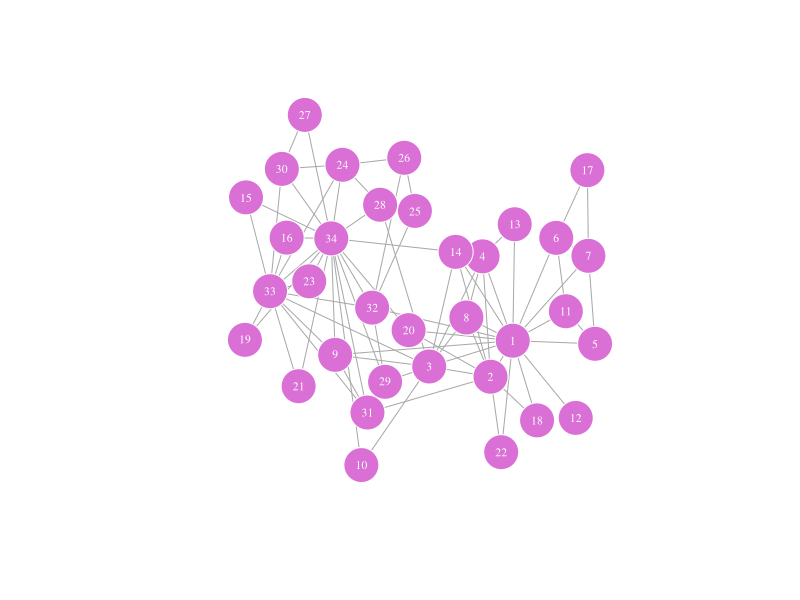
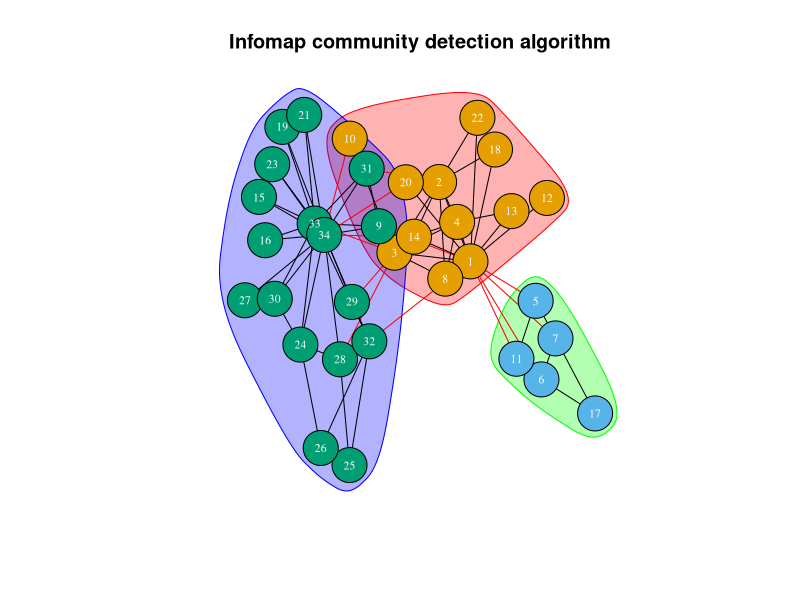
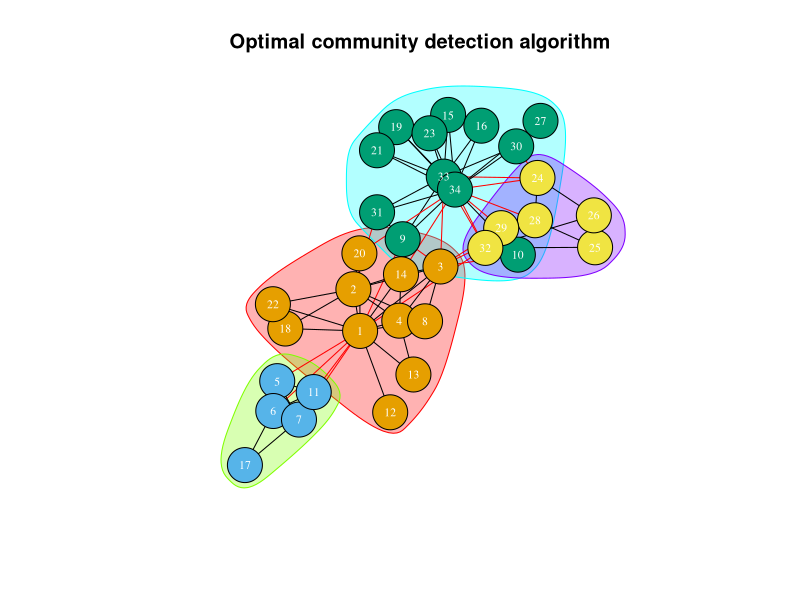

Here is the R script that generated these plots, in order: (Note: this script raises an error after producing the figures.)
## ---- chunk 1
knitr::opts_chunk$set(echo=FALSE)
fig.pos = 'h'
## ---- chunk 2
require(igraph, quietly = T)
require(viridis, quietly = T)
require(knitr, quietly = T)
## ---- chunk 3
karate <- graph.famous("Zachary")
## ---- chunk 4
plot(karate, vertex.size=20, vertex.color='orchid', vertex.label.color="white",
     vertex.label.font=0.001,  vertex.label.cex=.7, vertex.frame.color="white", edge.arrow.size=.2, layout=layout_with_dh)
## ---- chunk 5
from_community_to_measures<- function(community, graph){
  
  nc=length(V(graph)) #nodes in the graph
  fc=sum(crossing(community, graph)) #intercluster edges 
  mc=length(E(graph))-fc #intracluster edges 
  
  #modularity
  modu=modularity(community)
  
  #TPT
  cluster_labels=membership(community)
  numgp <- max(cluster_labels) #number of clusters. 
  sum=0
  for (i in 1:numgp){
    W <- c(which(cluster_labels==i))
    sub<-induced_subgraph(graph, W)
    weigth=(length(V(sub))) #weight AKA number of nodes in the cluster
    sum=sum+((length(triangles(sub))/3)*weigth)
  }
  TPT=(sum/nc)
  
  #conductance
  
  conductance= fc/((2*mc)+fc)
  
  #expansion
  
  expansion=fc/nc

  return(c(numgp,TPT, expansion, conductance, modu))
}
## ---- chunk 6
from_graph_to_table<- function(graph){
  result=data.frame(row.names =c('Ncluster','TPT', 'Expansion', 'Conductance','Modularity'))
  
  edge<-edge.betweenness.community(graph)
  result['Edge Betweennes']=from_community_to_measures(edge, graph)
  
  fast<-fastgreedy.community(graph)
  result['Fastgreedy']=from_community_to_measures(fast, graph)
  
  label<-label.propagation.community(graph)
  result['Label propagation']=from_community_to_measures(label, graph)
  
  leading<-leading.eigenvector.community(graph)
  result['Leading eigenvector']=from_community_to_measures(leading, graph)
  
  multi<-multilevel.community(graph)
  result['Multilevel']=from_community_to_measures(multi, graph)
  
  opti<-optimal.community(graph)
  result['Optimal']=from_community_to_measures(opti, graph)
  
  if (is.connected(graph)==TRUE){
    spingla<-spinglass.community(graph)
    result['Spinglass']=from_community_to_measures(spingla, graph)
  }
  
  walka<-walktrap.community(graph)
  result['Walktrap']=from_community_to_measures(walka, graph)
  
  info<-infomap.community(graph)
  result['Infomap']=from_community_to_measures(info, graph)
  
  kable(t(result))

}

## ---- chunk 7
from_graph_to_table(karate)
## ---- chunk 8
info<-infomap.community(karate)
plot(info, karate, vertex.size=20, vertex.label.color="white",
     vertex.label.font=0.001, vertex.label.cex=.7, main='Infomap community detection algorithm' )
## ---- chunk 9
info<-optimal.community(karate)
plot(info, karate, vertex.size=20, vertex.label.color="white",
     vertex.label.font=0.001, vertex.label.cex=.7, main='Optimal community detection algorithm' )
## ---- chunk 10
dol<-read_graph('data/mammalia-dolphin-social.edges',directed=FALSE)
plot(dol, vertex.size=20, vertex.color='lightblue', vertex.label.color="white",
     vertex.label.font=0.001,  vertex.label.cex=.7, vertex.frame.color="white", edge.arrow.size=.2 )

## ---- chunk 11
from_graph_to_table(dol)
## ---- chunk 12
multi<-multilevel.community(dol)
plot(multi, dol, vertex.size=20, vertex.label.color="white",
     vertex.label.font=0.001, vertex.label.cex=.7,  main='Multilevel community detection algorithm')
## ---- chunk 13
edge_bet<-edge.betweenness.community(dol)
plot(edge_bet, dol, vertex.size=20, vertex.label.color="white",
     vertex.label.font=0.001, vertex.label.cex=.7,  main='Edge betweenness community detection algorithm')
## ---- chunk 14
tor<-read_graph('data/reptilia-tortoise-network-lm.edges',directed=FALSE)
plot(tor, vertex.size=20, vertex.color='lightgreen', vertex.label.color="white",
     vertex.label.font=0.001,  vertex.label.cex=.7, vertex.frame.color="white", edge.arrow.size=.2 )
tor<-simplify(tor)
## ---- chunk 15
set.seed(123)
from_graph_to_table(tor)
## ---- chunk 16
set.seed(123)
lab<-label.propagation.community(tor)
plot(lab, tor, vertex.size=20, vertex.label.color="white",
     vertex.label.font=0.001, vertex.label.cex=.7,  main='Label propagation community detection algorithm')
## ---- chunk 17
set.seed(123)
edg<-edge.betweenness.community(tor)
plot(edg, tor, vertex.size=20, vertex.label.color="white",
     vertex.label.font=0.001, vertex.label.cex=.7,  main='Label propagation community detection algorithm')
## ---- chunk 18
set.seed(123)
multi<-multilevel.community(tor)
plot(multi, tor, vertex.size=20, vertex.label.color="white",
     vertex.label.font=0.001, vertex.label.cex=.7,  main='Multilevel community detection algorithm')
## ---- chunk 19
set.seed(123)
opt<-optimal.community(tor)
plot(opt, tor, vertex.size=20, vertex.label.color="white",
     vertex.label.font=0.001, vertex.label.cex=.7,  main='Optimal community detection algorithm')
## ---- chunk 20
set.seed(123)
walk<-walktrap.community(tor)
plot(walk, tor, vertex.size=20, vertex.label.color="white",
     vertex.label.font=0.001, vertex.label.cex=.7,  main='Walktrap community detection algorithm')
## ---- chunk 21
set.seed(123)
inf<-infomap.community(tor)
plot(inf, tor, vertex.size=20, vertex.label.color="white",
     vertex.label.font=0.001, vertex.label.cex=.7,  main='Infomap community detection algorithm')
## ---- chunk 22
wea<-read_graph('data/aves-weaver-social-00.edges',directed=FALSE)
plot(wea, vertex.size=20, vertex.color='gold', vertex.label.color="white",
     vertex.label.font=0.001,  vertex.label.cex=.7, vertex.frame.color="white", edge.arrow.size=.2 )

## ---- chunk 23
set.seed(123)
from_graph_to_table(wea)
## ---- chunk 24
inf<-infomap.community(wea)
plot(inf, wea, vertex.size=20, vertex.label.color="white",
     vertex.label.font=0.001, vertex.label.cex=.7,  main='Infomap community detection algorithm')
## ---- chunk 25
set.seed(123)
inf<-leading.eigenvector.community(wea)
plot(inf, wea, vertex.size=20, vertex.label.color="white",
     vertex.label.font=0.001, vertex.label.cex=.7,  main='Leading eigenvector community detection algorithm')
## ---- chunk 26
# Needed data
g_un = as.undirected(read.graph("./data/wikipedia.gml", format="gml"))
g = read.graph("./data/wikipedia.gml", format="gml")

# Functions for sample a graph
sample.vertices = function (g, perc) {
  n_vertices = round(length(V(g))*perc)
  sampled_vertices = sample(V(g), n_vertices)
  return(induced_subgraph(g, sampled_vertices))
}

sample.edges = function (g, perc) {
  n_edges = round(length(E(g))*perc)
  sampled_edges = sample(E(g), n_edges)
  return(subgraph.edges(g, sampled_edges))
}

## ---- chunk 27
community.name = function(g,community,id) {
  vertex_attr(g)$label[which(community$membership == id)]
}
set.seed(251120)
community = walktrap.community(g)
length(community)
sum(sizes(community) > 100)
sum(sizes(community) < 3)
sum(sizes(community) == 1)
## ---- chunk 28
plot(sizes(community), xlab = "Community", ylab = "Size",  col=viridis(length(community)))
## ---- chunk 29
set.seed(251120)
community.name(g,community,sample(1:length(community), 1))
community.name(g,community,sample(1:length(community), 1))
community.name(g,community,sample(1:length(community), 1))
community.name(g,community,sample(1:length(community), 1))
community.name(g,community,sample(1:length(community), 1))
community.name(g,community,sample(1:length(community), 1))
community.name(g,community,sample(1:length(community), 1))
community.name(g,community,sample(1:length(community), 1))
community.name(g,community,sample(1:length(community), 1))
community.name(g,community,sample(1:length(community), 1))
max(sizes(community))
sample(community.name(g,community,which(sizes(community) == max(sizes(community)))), 10)
